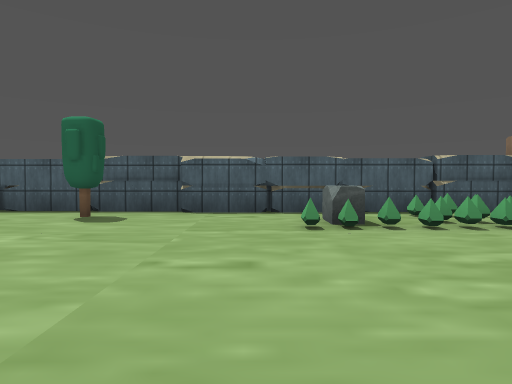
view 1 (above)

22 first-person views from a walk through a scene from a Unity 3-D project. The camera is 1.2 m above the floor, tilts 2° down and sees 75° across. The floor is counted in squares, 2 m on a side. Each view is taken from the middle of a square. On the plan, view 1 faces up. The plan holds only what a view shows up to about 10 squares ahead; the rest is blank. The player character is not drawn. Some surface patterns are stand-ins.

view 2
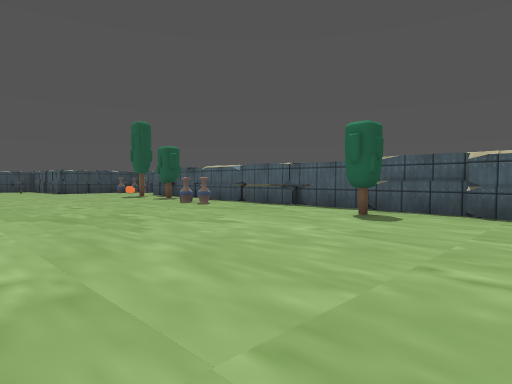

view 3
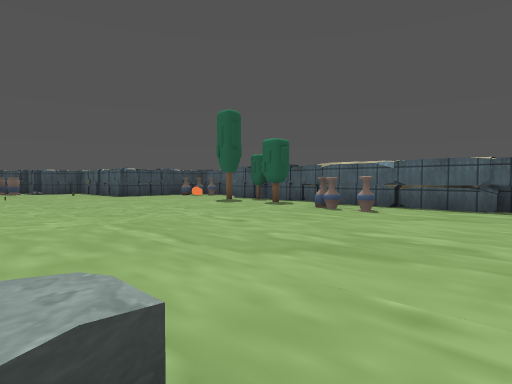

view 4
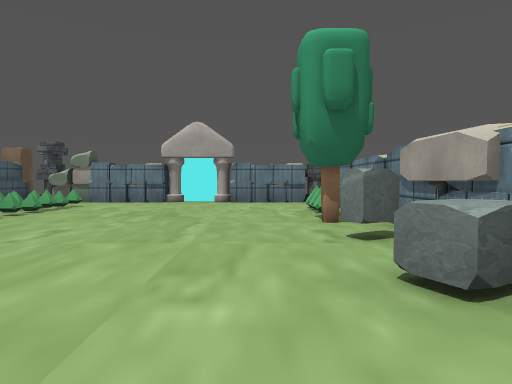

view 5
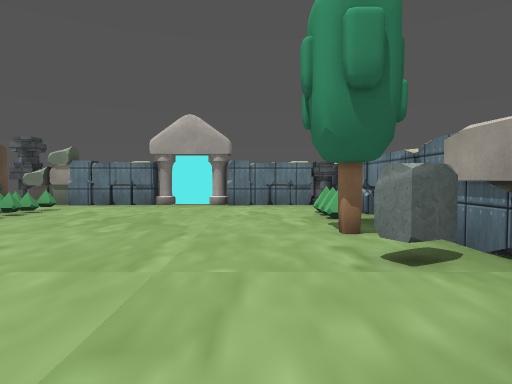

view 6
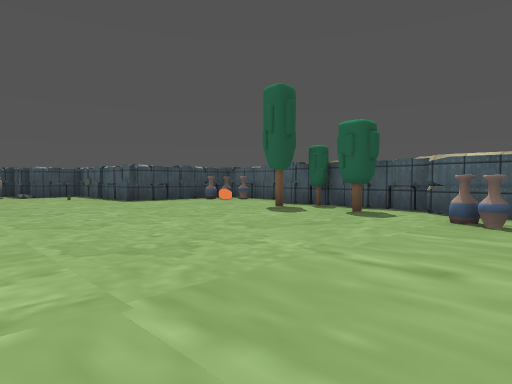

view 7
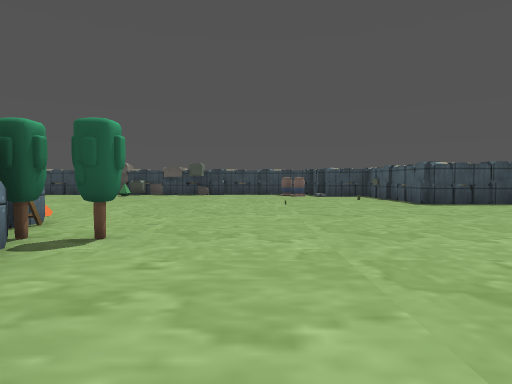

view 8
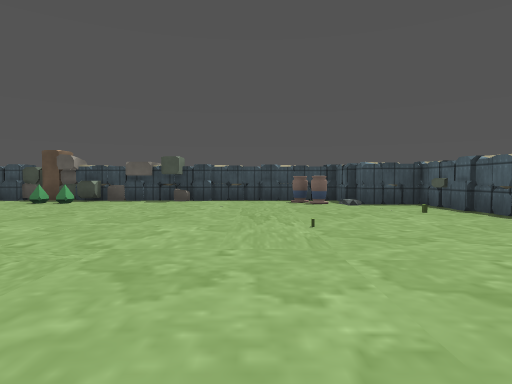

view 9
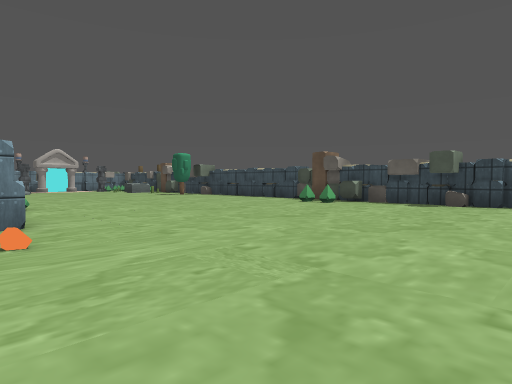

view 10
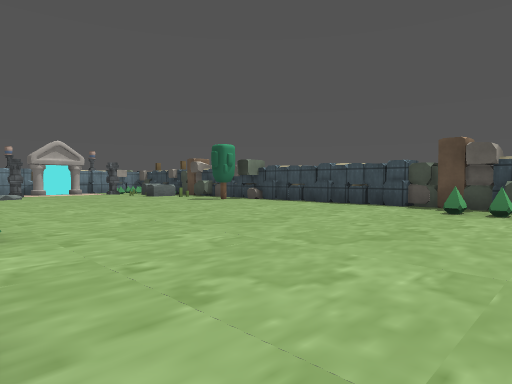

view 11
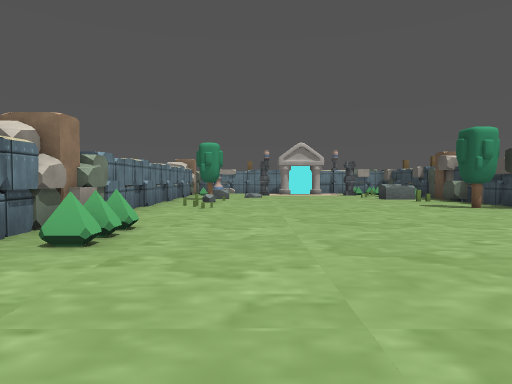

view 12
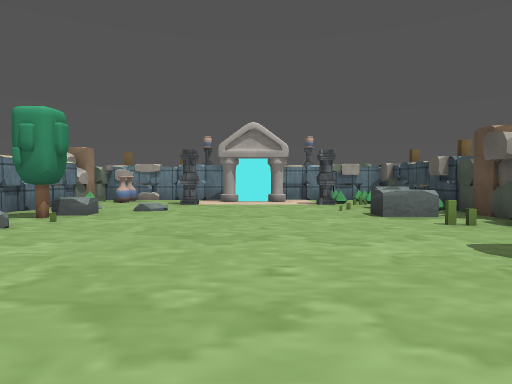

view 13
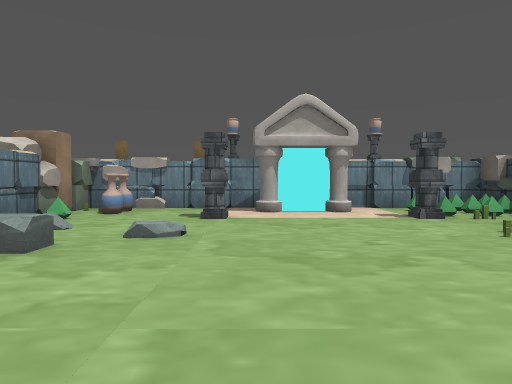

view 14
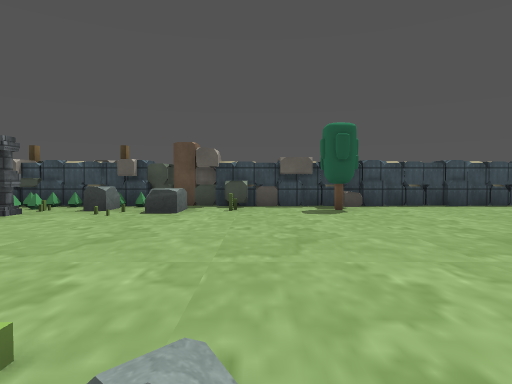

view 15
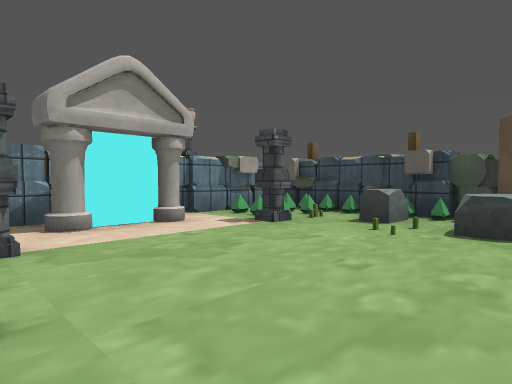

view 16
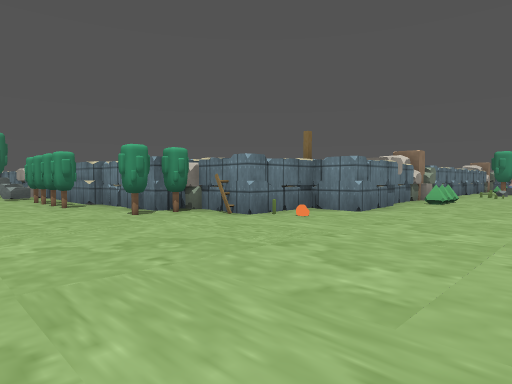

view 17
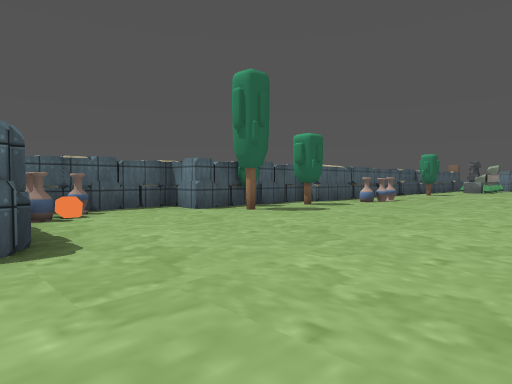

view 18
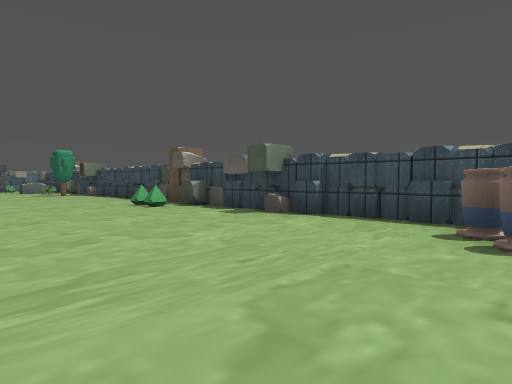

view 19
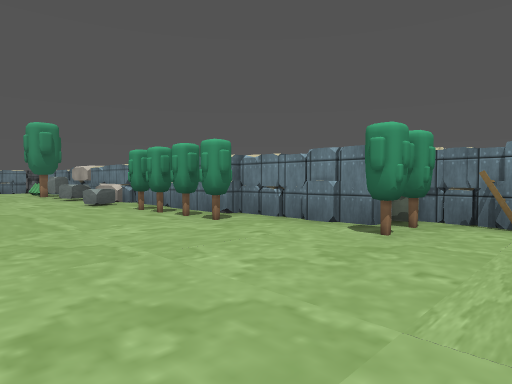

view 20
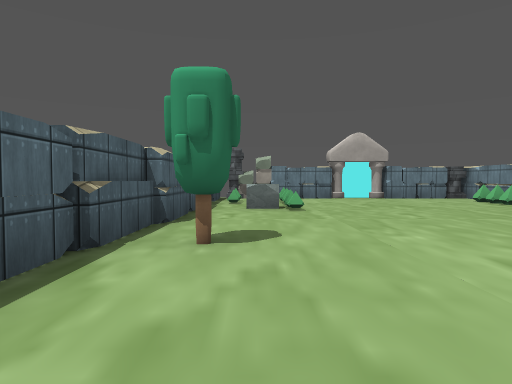

view 21
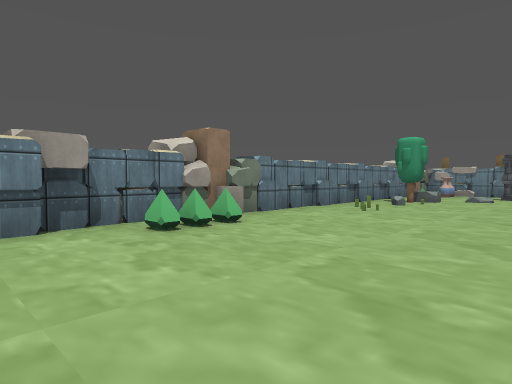

view 22
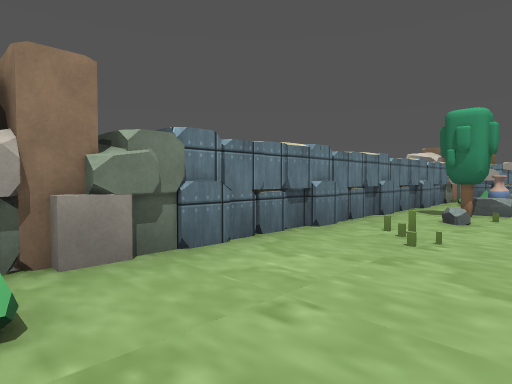

### Floor plan
Points are (right, up) in squares from view 1. A wall is a line through its corners. A room is listed if a view was taken in it or the views show most of it. See-through windows are left out.
Room 1 (views 1, 2, 3, 4, 5, 6, 7, 8, 9, 10, 11, 12, 13, 14, 15, 16, 17, 18, 19, 20, 21, 22)
walls: (-13.8, -6.4) (-13.8, -4.9) (-12.7, -4.9) (-12.7, -3.3); (-10.9, -2.2) (-8.4, -2.2); (-8.4, -1.9) (-3.5, -1.9); (-21.9, -7.3) (-21.9, -13.6); (-21.3, 2.4) (-21.9, 2.4); (-22, 1.4) (-21.9, -1.6); (-12.8, 6.8) (-12.8, 7.9) (-15.8, 7.9); (-16.4, 6.5) (-16.4, 4.2) (-20.4, 4.2) (-20.4, 2.7) (-20.9, 2.7); (-9.1, 6.9) (-13.1, 6.9); (-0.7, -1.9) (5.7, -1.9); (-0.5, -1.5) (-0.8, -1) (-0.4, -0.8); (-13.4, -18.4) (-13.4, -10.5); (-1.3, 6.5) (-9.2, 6.5); (-21.9, -17.3) (-21.9, -18.6); (-15.6, -20.2) (-14.5, -20.2); (-20.3, -20.2) (-19.4, -20.2); (5.1, -1.4) (5.1, 0.7); (5.6, 2.5) (5.1, 2.5) (5.1, 4.5); (4.2, 6.3) (-1.4, 6.3); (5.8, 6.5) (5.2, 6.5)
low walls: (-4.7, -1.4) (-5, -0.8) (-4.6, -0.7) (-4.4, -1); (-2.3, -1.4) (-2.4, -1) (-2, -0.8); (-4.9, 6.7) (-5.4, 6.7); (-21, -15.4) (-20.1, -15.4) (-20.1, -15.9) (-20.4, -16); (1.5, 4.5) (1, 4.5) (1, 5.3)
objects: plank (-23, -20); other object (-23, -18); plank (-23, -17); block (-23, -16); block (-23, -15); block (-23, -7); block (-23, -6); other object (-22, -20); other object (-22, -19); block (-22, -17); block (-22, -16); block (-22, -15); block (-22, -14); block (-22, -12); block (-22, -7); block (-22, -6); block (-22, -5); block (-22, -4); block (-22, -3); block (-22, -2); block (-21, -20); other object (-21, -19); other object (-21, -18); other object (-21, -17); other object (-21, -15); other object (-21, -14); tree (-21, -12); other object (-21, -6); other object (-21, -5); vase (-21, 1); vase (-21, 2); other object (-20, -20); other object (-20, -19); pillar (-20, -18); other object (-20, -17); other object (-19, -21); other object (-19, -18); other object (-19, 4); gate (-18, -19) to (-17, -19); other object (-18, 3); other object (-17, -21) to (-17, -20); other object (-16, -21); other object (-16, 1); vase (-16, 7); other object (-15, -19); other object (-15, -15); other object (-15, -13); other object (-15, -12); vase (-15, 7); plank (-14, -21); other object (-14, -20); vase (-14, -19); other object (-14, -18); other object (-14, -9); other object (-14, -8); block (-13, -20); block (-13, -10); block (-13, -9); other object (-13, -8); block (-13, -7); other object (-13, -3); ladder (-12, -3); tree (-12, 6); tree (-12, 7); block (-11, -3); tree (-11, -2); tree (-10, 6); tree (-9, -1); tree (-8, -1); vase (-8, 5); tree (-7, -1); vase (-7, 5); block (-3, -2); tree (-3, 5); tree (1, -1); other object (1, 4); other object (2, -1); other object (2, 4); other object (3, -1); other object (3, 4); other object (3, 5); other object (3, 6); other object (4, 4); other object (4, 5); gate (5, 2); block (5, 5); pillar (5, 6) to (6, 6); block (6, 5)

Where each view was taken, in squares from view 1:
view 1: 0 up, 0 right, facing up
view 2: 0 up, 0 right, facing up-left
view 3: 1 down, 4 left, facing up-left
view 4: 0 up, 4 left, facing right
view 5: 0 up, 3 left, facing right
view 6: 0 up, 7 left, facing up-left
view 7: 0 up, 8 left, facing left
view 8: 0 up, 12 left, facing left
view 9: 0 up, 13 left, facing down-left
view 10: 4 down, 14 left, facing down-left
view 11: 5 down, 16 left, facing down
view 12: 10 down, 18 left, facing down
view 13: 13 down, 17 left, facing down
view 14: 14 down, 14 left, facing left
view 15: 15 down, 16 left, facing down-left
view 16: 1 up, 17 left, facing down-right
view 17: 1 up, 17 left, facing up-right
view 18: 2 up, 17 left, facing down-left
view 19: 2 up, 13 left, facing down-right
view 20: 5 up, 6 left, facing right
view 21: 6 down, 18 left, facing down-right
view 22: 9 down, 16 left, facing down-right
